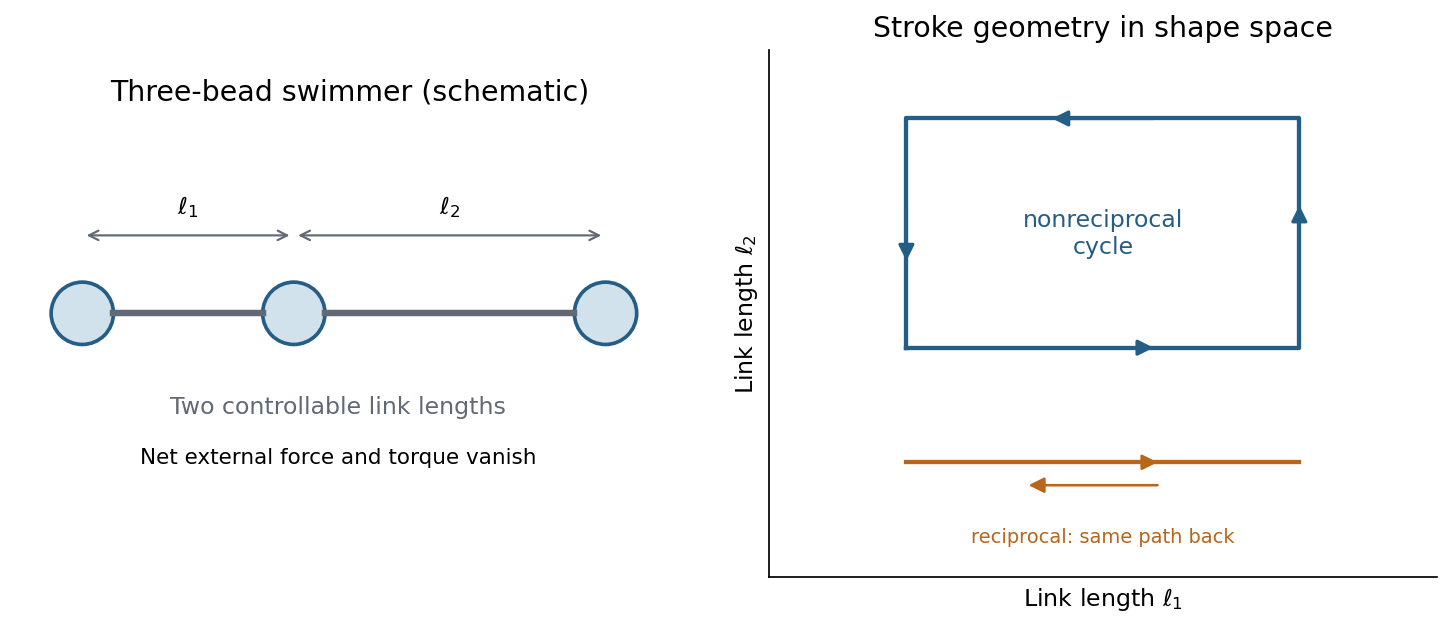

Write the Python code that produced this figure.
"""Original solution illustration; Python 3.14, NumPy 2.3.5, Matplotlib 3.10.7.
Run from the desired output directory; writes the PNG basename to cwd.
Dependencies are recorded in the repository's pyproject.toml.
"""
from pathlib import Path
import numpy as np
import matplotlib
matplotlib.use("Agg")
import matplotlib.pyplot as plt
from matplotlib.patches import Circle, FancyArrowPatch
plt.rcParams.update({"font.size":11,"axes.spines.top":False,"axes.spines.right":False,"figure.facecolor":"white","axes.facecolor":"white","savefig.facecolor":"white"})
BLUE="#245d85";ORANGE="#b9651a";GREEN="#267c5a";GREY="#606975"
def save(fig):
    fig.savefig(Path(__file__).with_suffix(".png").name,dpi=155,bbox_inches="tight",facecolor="white")
    plt.close(fig)
def arrow(ax,a,b,color=BLUE,scale=15,lw=2):
    ax.add_patch(FancyArrowPatch(a,b,arrowstyle="-|>",mutation_scale=scale,lw=lw,color=color))

from matplotlib.patches import Rectangle

def main():
    fig,axes=plt.subplots(1,2,figsize=(9.5,4.2))
    ax=axes[0]
    for xx in [.5,2.4,5.2]:ax.add_patch(Circle((xx,0),.28,facecolor="#d2e2ed",edgecolor=BLUE,lw=1.7))
    ax.plot([.78,2.12],[0,0],color=GREY,lw=3);ax.plot([2.68,4.92],[0,0],color=GREY,lw=3)
    ax.annotate("",xy=(.5,.7),xytext=(2.4,.7),arrowprops={"arrowstyle":"<->","color":GREY});ax.text(1.45,.9,r"$\ell_1$",ha="center")
    ax.annotate("",xy=(2.4,.7),xytext=(5.2,.7),arrowprops={"arrowstyle":"<->","color":GREY});ax.text(3.8,.9,r"$\ell_2$",ha="center")
    ax.text(2.8,-.9,"Two controllable link lengths",ha="center",color=GREY)
    ax.text(2.8,-1.35,"Net external force and torque vanish",ha="center",fontsize=10)
    ax.set(xlim=(-.1,5.9),ylim=(-1.8,1.8));ax.set_aspect("equal");ax.axis("off");ax.set_title("Three-bead swimmer (schematic)")
    ax=axes[1];loop=np.array([[1,1],[2,1],[2,2],[1,2],[1,1]])
    ax.plot(loop[:,0],loop[:,1],color=BLUE,lw=2)
    for a,b in zip(loop[:-1],loop[1:]):
        mid=.5*(a+b);d=(b-a)*.14;arrow(ax,mid-d,mid+d,BLUE,lw=1.5)
    ax.plot([1,2],[.5,.5],color=ORANGE,lw=2);arrow(ax,(1.3,.5),(1.65,.5),ORANGE,lw=1.2);arrow(ax,(1.65,.4),(1.3,.4),ORANGE,lw=1.2)
    ax.text(1.5,1.5,"nonreciprocal\ncycle",ha="center",va="center",color=BLUE)
    ax.text(1.5,.15,"reciprocal: same path back",ha="center",color=ORANGE,fontsize=9)
    ax.set(xlim=(.65,2.35),ylim=(0,2.3),xlabel=r"Link length $\ell_1$",ylabel=r"Link length $\ell_2$",xticks=[],yticks=[],title="Stroke geometry in shape space")
    fig.tight_layout(w_pad=2);save(fig)
if __name__=="__main__":main()
